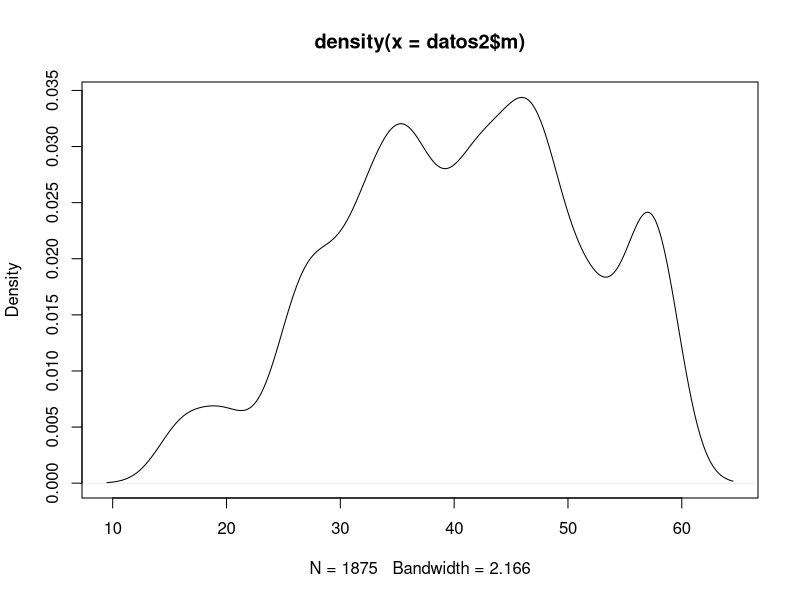
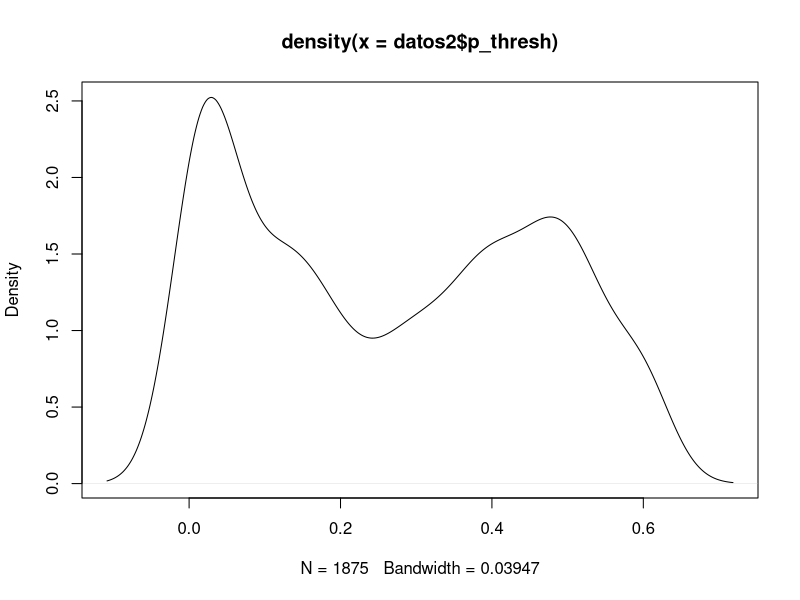
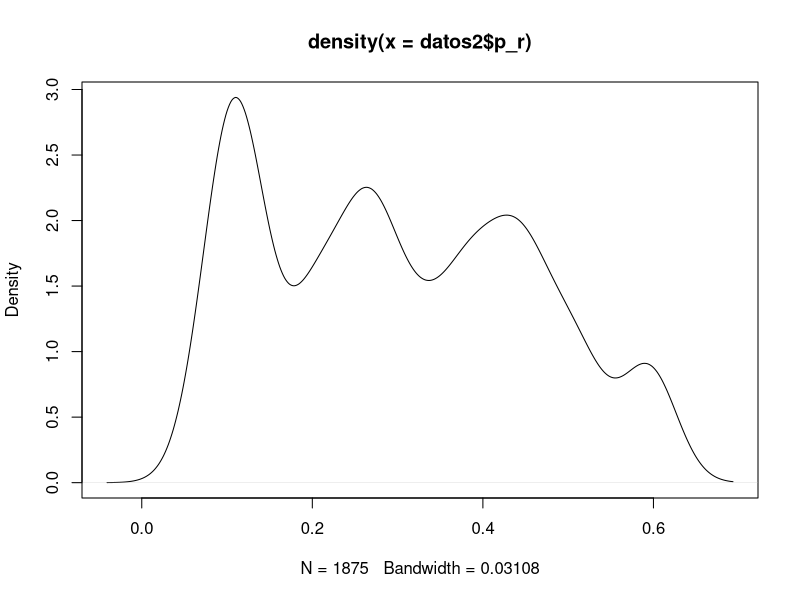
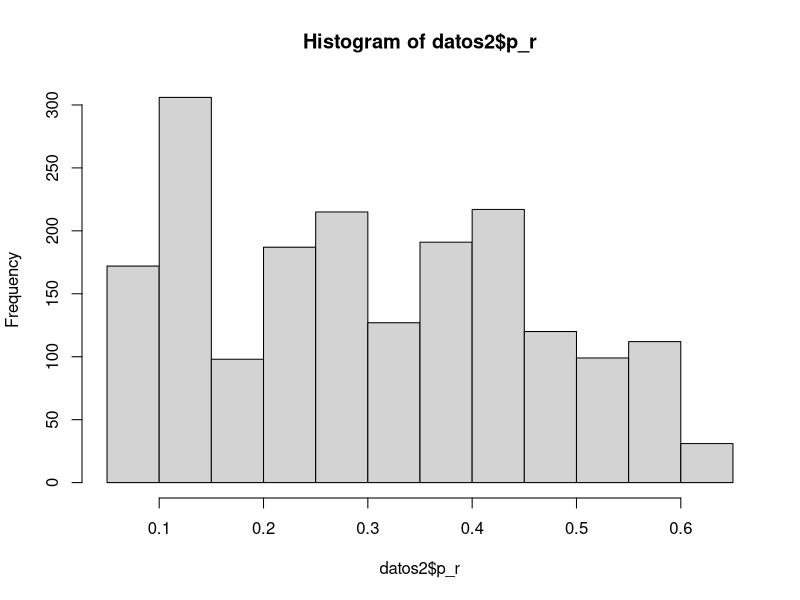
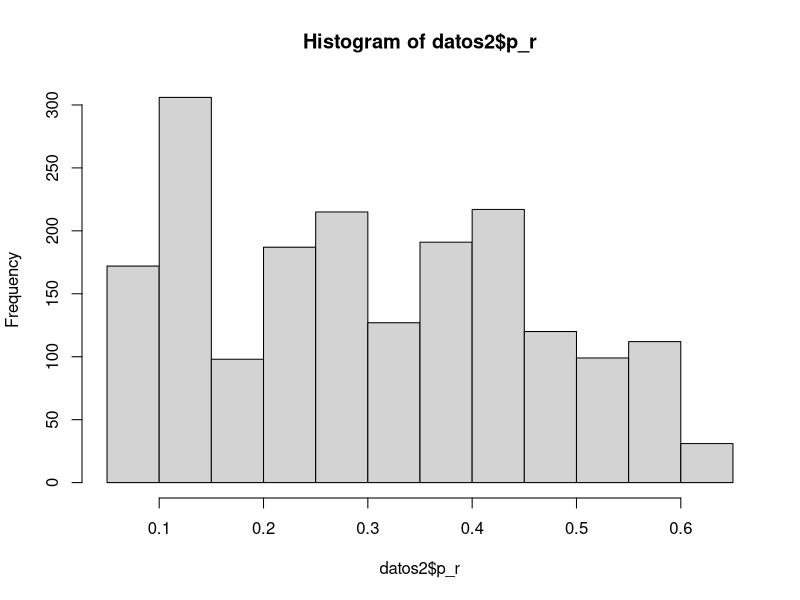
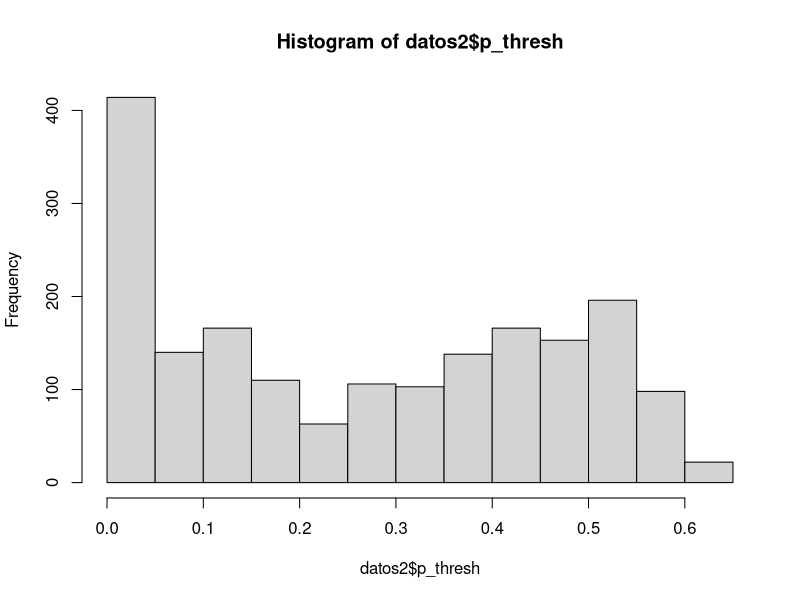
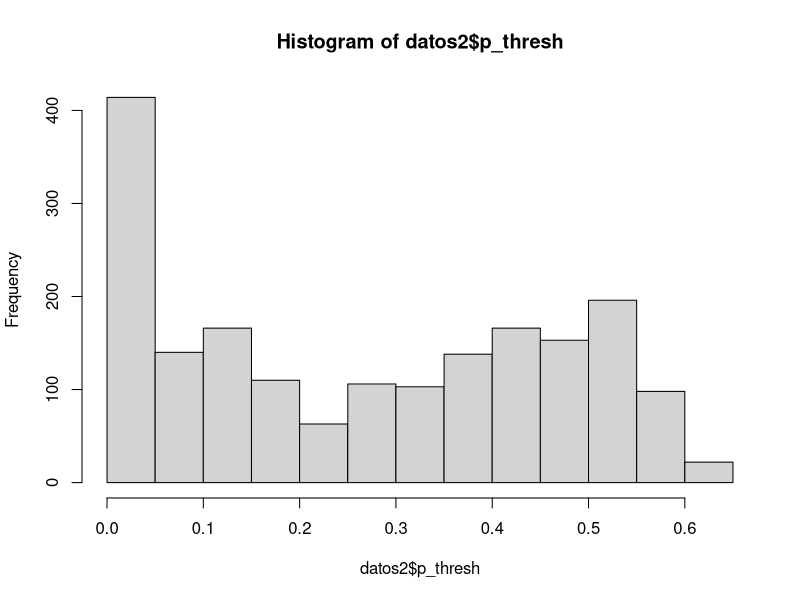
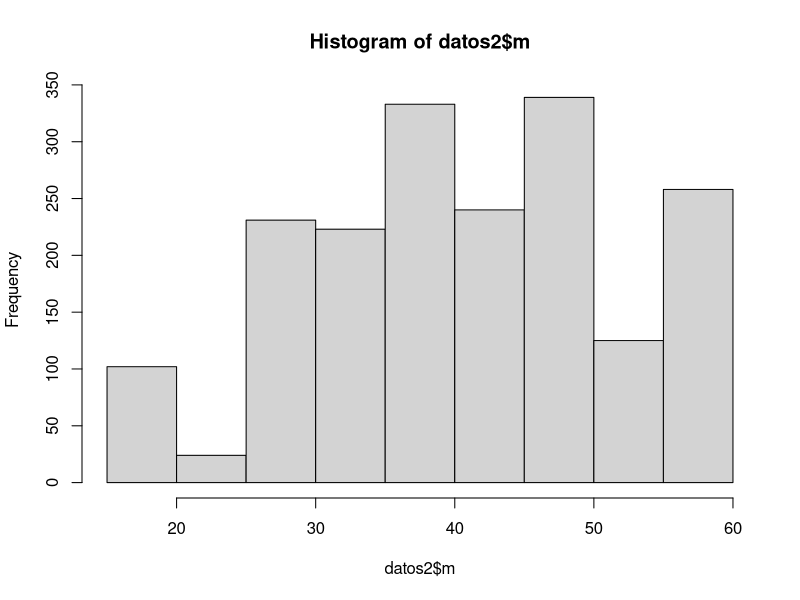

Recreate these plots in R, in order.
library(ggplot2)
library(vioplot)
library(corrplot)
data<-read.csv(file = '2022-08-22 T-21-02-info_data.txt',header = TRUE)
cuales<-which(data$fitnes==min(data$fitnes))
datos2<-data[cuales,]
plot(density(datos2$m))
plot(density(datos2$p_thresh))
plot(density(datos2$p_r))
plot(hist(datos2$p_r))
plot(hist(datos2$p_thresh))
plot(hist(datos2$m))
